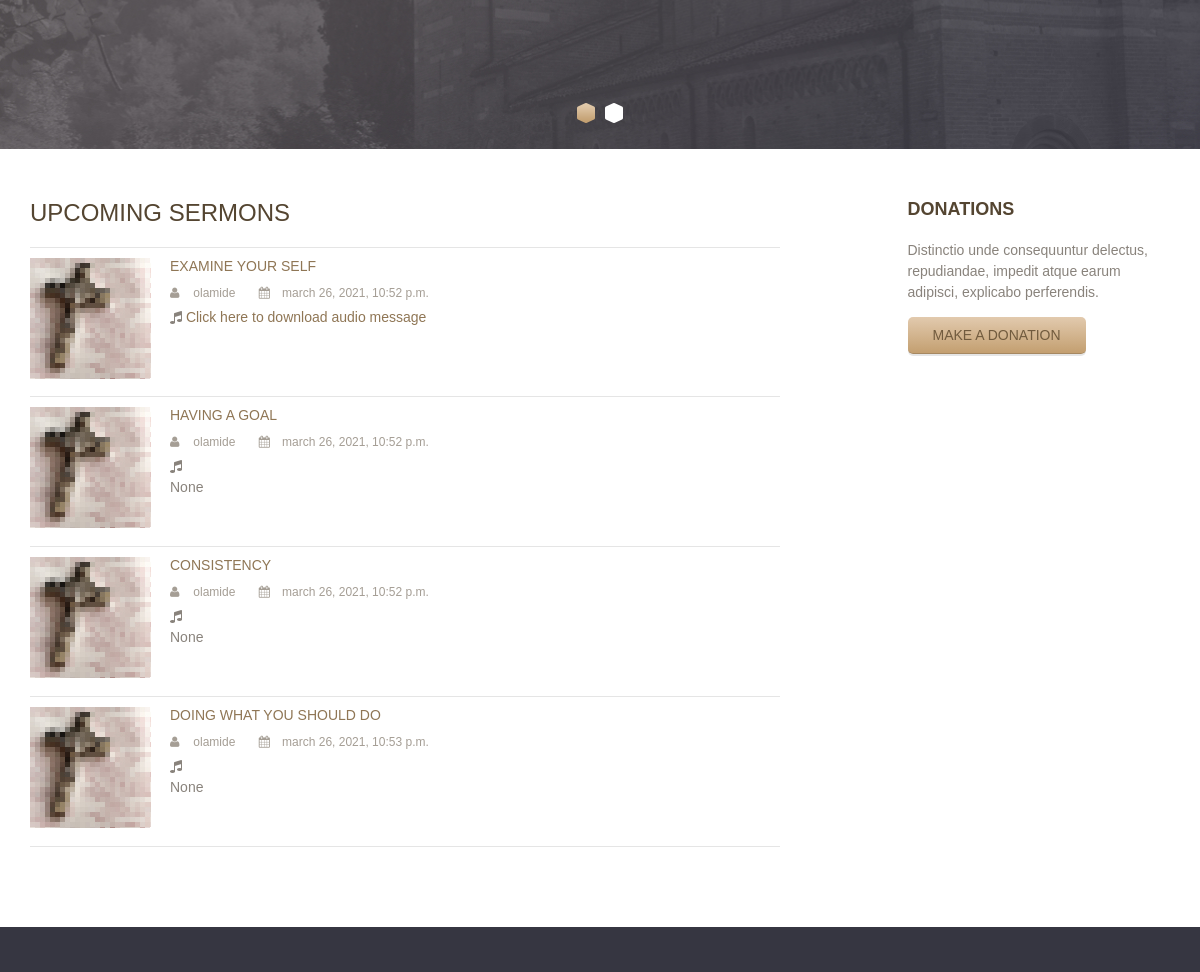
/sermons (middle part), run on an earlier commit of the app's database.
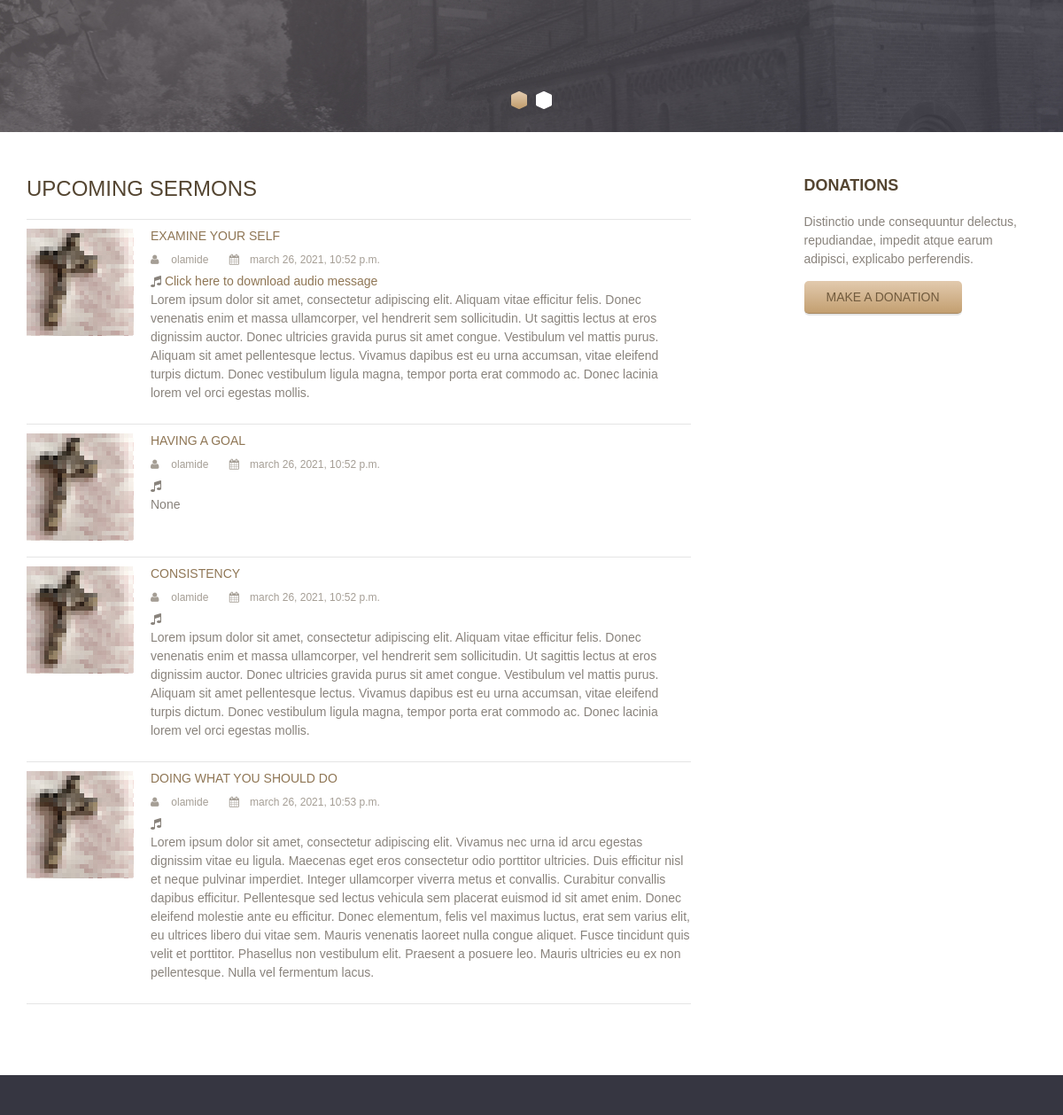
And on a later commit of the database.
### church/models.py (models this page shows, shortened)
class Sermon(models.Model):
    user = models.ForeignKey(settings.AUTH_USER_MODEL,
                             on_delete=models.CASCADE)
    title = models.CharField(max_length=100)
    text = models.TextField(blank=True, null=True)
    mp3 = models.FileField(blank=True, null=True)
    date = models.DateTimeField(default=timezone.now)

### church/views.py (the view)
# urls.py: path("sermons", Sermonss.as_view(), name="sermon"),
class Sermonss(ListView):
    model = Sermon
    paginate_by = 10
    template_name = 'sermon.html'

### templates/sermon.html (shortened to what this page needs)
{% extends 'base.html' %} {% block content %}
<main class="main-content">
  <div class="fullwidth-block">
    <div class="container">
      <div class="row">
        <div class="content col-md-8">
          <h2 class="section-title">Upcoming sermons</h2>
          <ul class="seremon-list large">
            {% for sermon in object_list %}
            <li>
              <img src="images/thumb-2-120.jpg" alt="" />
              <div class="seremon-detail">
                <h3 class="seremon-title">
                  <a href="#">{{ sermon.title }}</a>
                </h3>
                <div class="seremon-meta">
                  <div class="pastor">
                    <i class="fa fa-user"></i> {{ sermon.user }}
                  </div>
                  <div class="date">
                    <i class="fa fa-calendar"></i> {{ sermon.date }}
                  </div>
                </div>
                <i class="fa fa-music"></i>
                {% if sermon.mp3 %}
                <a href="{{ sermon.mp3.url }}" download
                  >Click here to download audio message</a
                >
                {% endif %}
                <p>{{ sermon.text }}</p>
              </div>
            </li>
            {% endfor %}
          </ul>
        </div>
        <div class="sidebar col-md-3 col-md-offset-1">
          <div class="widget">
            <h3 class="widget-title">Donations</h3>
            <p>
              Distinctio unde consequuntur delectus, repudiandae, impedit atque
              earum adipisci, explicabo perferendis.
            </p>
            <a href="#" class="button">Make a donation</a>
          </div>
        </div>
      </div>
    </div>
  </div>
</main>
{% endblock content %}

What changed in the data, as far as the page shows it:
changed Sermon "EXAMINE YOUR SELF": text (not shown) → "Lorem ipsum dolor sit amet, consectetur adipiscing elit. Aliquam vitae efficitur felis. Donec venenatis enim et massa ullamcorper, vel hendrerit sem sollicitudin. Ut sagittis lectus at eros dignissim auctor. Donec ultricies gravida purus sit amet congue. Vestibulum vel mattis purus. Aliquam sit amet pellentesque lectus. Vivamus dapibus est eu urna accumsan, vitae eleifend turpis dictum. Donec vestibulum ligula magna, tempor porta erat commodo ac. Donec lacinia lorem vel orci egestas mollis."
changed Sermon "CONSISTENCY": text "None" → "Lorem ipsum dolor sit amet, consectetur adipiscing elit. Aliquam vitae efficitur felis. Donec venenatis enim et massa ullamcorper, vel hendrerit sem sollicitudin. Ut sagittis lectus at eros dignissim auctor. Donec ultricies gravida purus sit amet congue. Vestibulum vel mattis purus. Aliquam sit amet pellentesque lectus. Vivamus dapibus est eu urna accumsan, vitae eleifend turpis dictum. Donec vestibulum ligula magna, tempor porta erat commodo ac. Donec lacinia lorem vel orci egestas mollis."
changed Sermon "DOING WHAT YOU SHOULD DO": text "None" → "Lorem ipsum dolor sit amet, consectetur adipiscing elit. Vivamus nec urna id arcu egestas dignissim vitae eu ligula. Maecenas eget eros consectetur odio porttitor ultricies. Duis efficitur nisl et neque pulvinar imperdiet. Integer ullamcorper viverra metus et convallis. Curabitur convallis dapibus efficitur. Pellentesque sed lectus vehicula sem placerat euismod id sit amet enim. Donec eleifend molestie ante eu efficitur. Donec elementum, felis vel maximus luctus, erat sem varius elit, eu ultrices libero dui vitae sem. Mauris venenatis laoreet nulla congue aliquet. Fusce tincidunt quis velit et porttitor. Phasellus non vestibulum elit. Praesent a posuere leo. Mauris ultricies eu ex non…"
